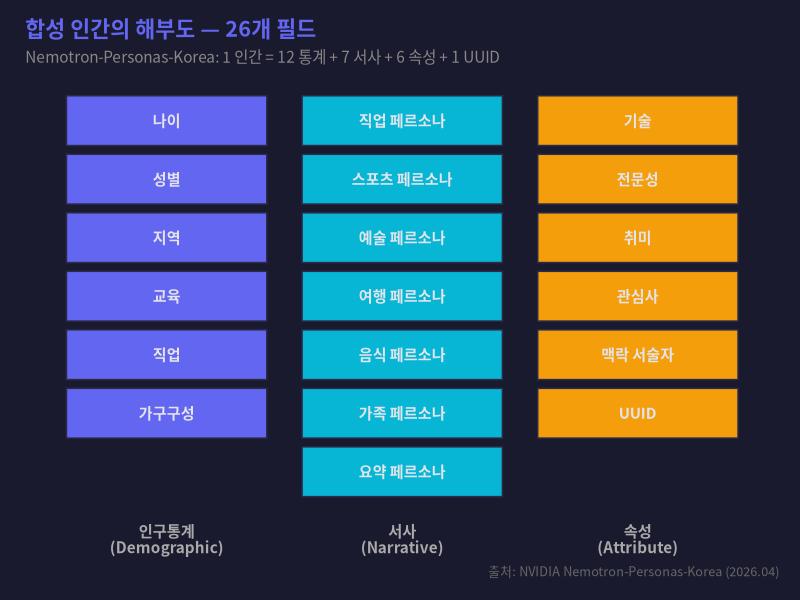
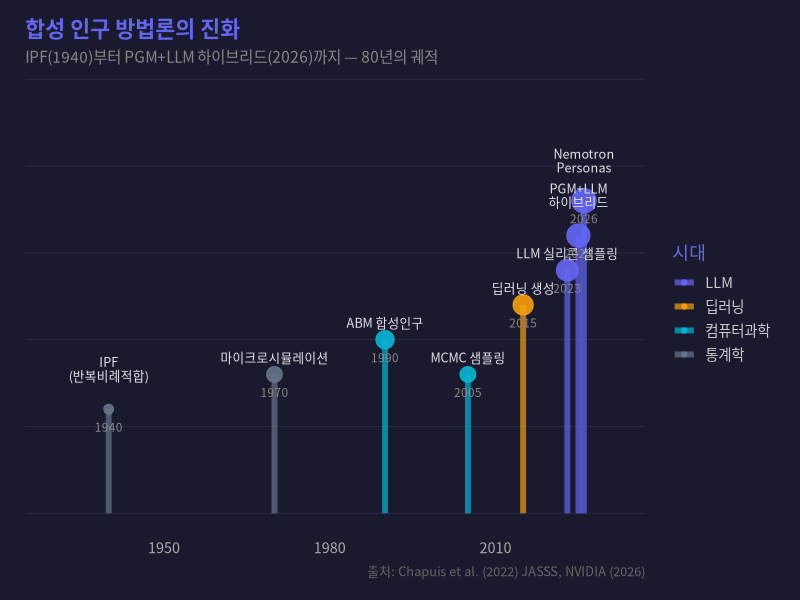
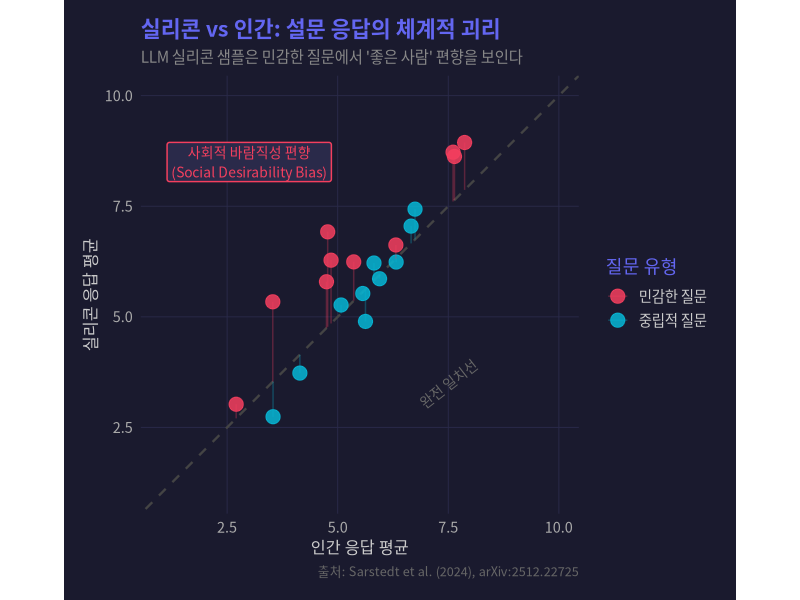
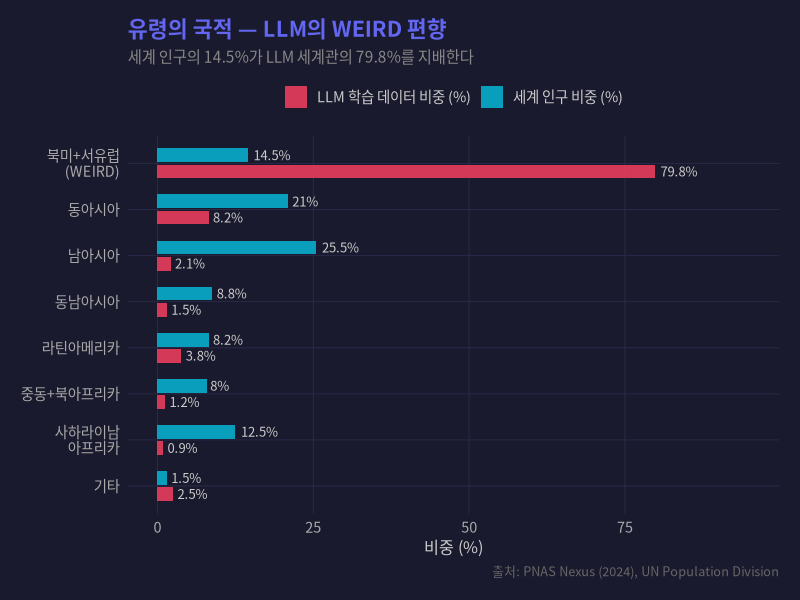
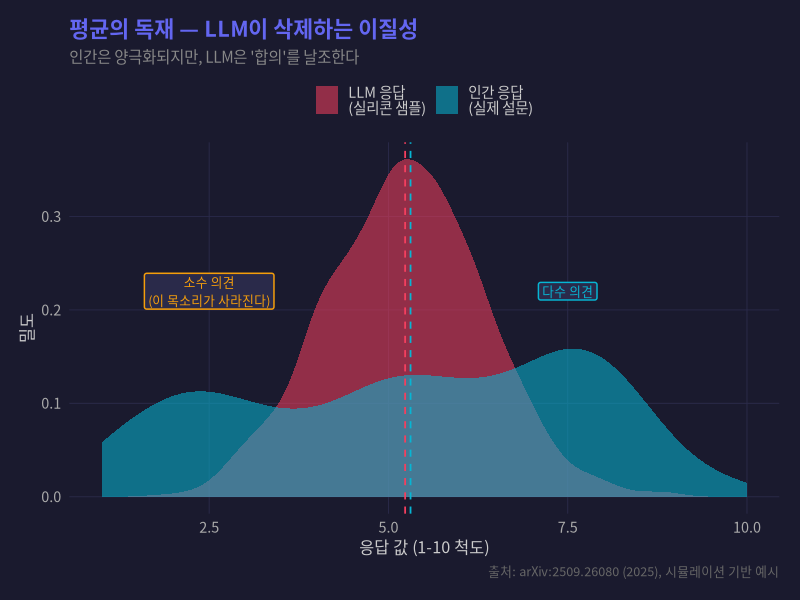
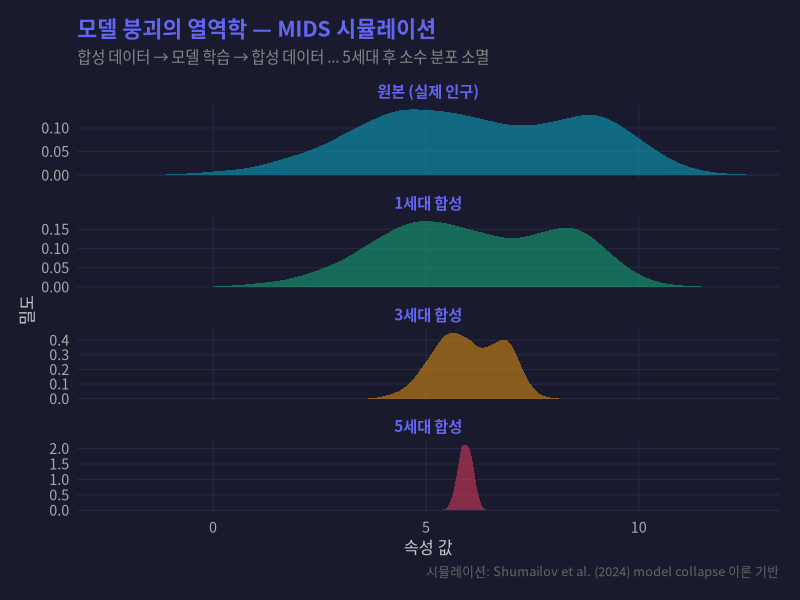
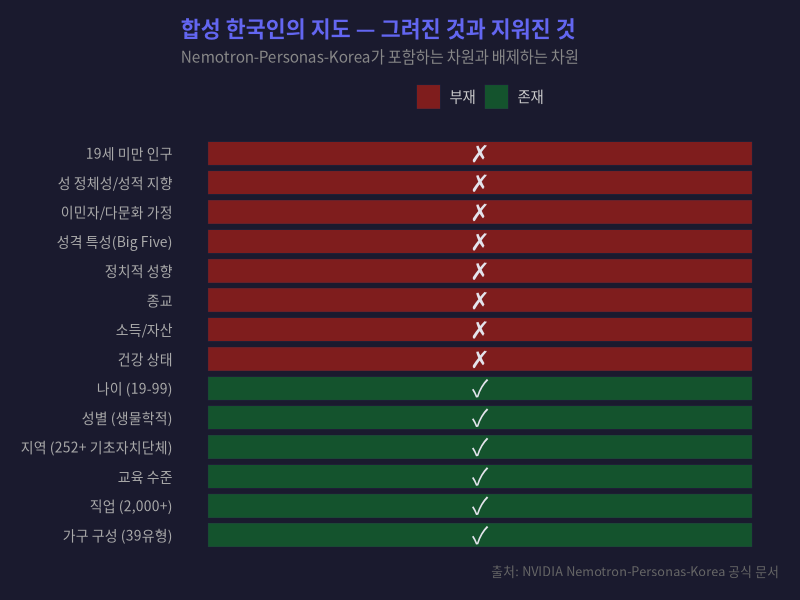
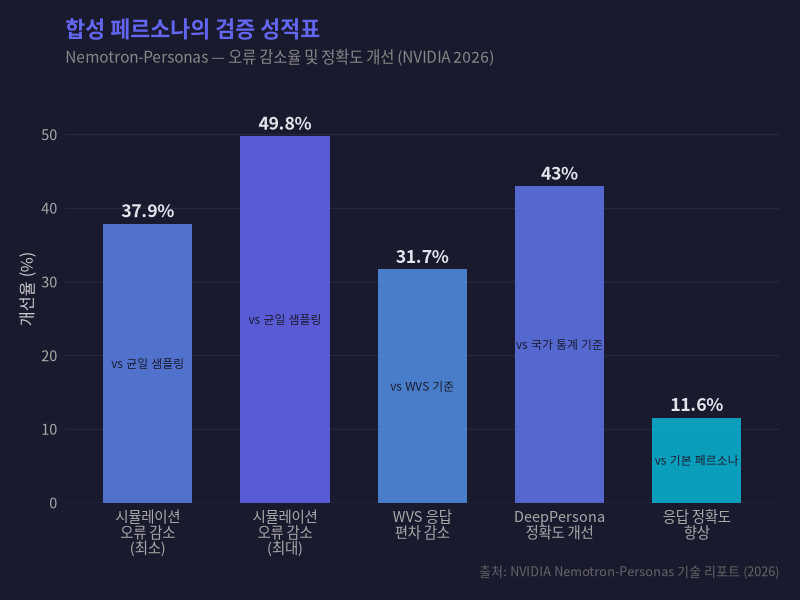

These figures' R source, in order:
## ---- chunk 1
library(ggplot2)
library(dplyr)
library(tidyr)
library(knitr)
library(kableExtra)

kfont <- "Noto Sans CJK KR"

theme_insight <- function(base_size = 13) {
  theme_minimal(base_size = base_size) +
    theme(
      plot.background = element_rect(fill = "#1a1a2e", color = NA),
      panel.background = element_rect(fill = "#1a1a2e", color = NA),
      panel.grid.major = element_line(color = "#2a2a4a", linewidth = 0.3),
      panel.grid.minor = element_blank(),
      text = element_text(family = kfont, color = "#e4e4ec"),
      axis.text = element_text(color = "#aaaaaa"),
      axis.title = element_text(color = "#cccccc", size = rel(0.9)),
      plot.title = element_text(color = "#6366f1", face = "bold", size = rel(1.2)),
      plot.subtitle = element_text(color = "#888888", size = rel(0.85)),
      plot.caption = element_text(color = "#666666", size = rel(0.7)),
      legend.background = element_rect(fill = "#1a1a2e", color = NA),
      legend.text = element_text(color = "#cccccc"),
      legend.title = element_text(color = "#6366f1"),
      strip.text = element_text(color = "#6366f1", face = "bold"),
      plot.margin = margin(15, 15, 15, 15)
    )
}

# Insight Lab 색상 팔레트
il_purple <- "#6366f1"
il_cyan <- "#06b6d4"
il_amber <- "#f59e0b"
il_rose <- "#f43f5e"
il_green <- "#10b981"
il_slate <- "#64748b"
il_indigo <- "#818cf8"
il_orange <- "#fb923c"
## ---- chunk 2
#| label: fig-field-structure
#| fig-cap: "Nemotron-Personas-Korea의 26개 필드 구조. 12개 인구통계 + 7개 서사 + 6개 속성 + 1개 UUID."
#| lightbox: true
#| fig-width: 10
#| fig-height: 7

fields <- data.frame(
  category = c(rep("인구통계\n(Demographic)", 6),
               rep("서사\n(Narrative)", 7),
               rep("속성\n(Attribute)", 6)),
  field = c("나이", "성별", "지역", "교육", "직업", "가구구성",
            "직업 페르소나", "스포츠 페르소나", "예술 페르소나",
            "여행 페르소나", "음식 페르소나", "가족 페르소나", "요약 페르소나",
            "기술", "전문성", "취미", "관심사", "맥락 서술자", "UUID"),
  type = c(rep("구조화", 6), rep("자연어", 7), rep("혼합", 6)),
  stringsAsFactors = FALSE
)

fields$y_pos <- ave(seq_len(nrow(fields)), fields$category, FUN = seq_along)
fields$category <- factor(fields$category,
                          levels = c("인구통계\n(Demographic)",
                                     "서사\n(Narrative)",
                                     "속성\n(Attribute)"))

cat_colors <- c("인구통계\n(Demographic)" = il_purple,
                "서사\n(Narrative)" = il_cyan,
                "속성\n(Attribute)" = il_amber)

ggplot(fields, aes(x = category, y = y_pos, fill = category)) +
  geom_tile(width = 0.85, height = 0.85, color = "#2a2a4a", linewidth = 0.5) +
  geom_text(aes(label = field), color = "#e4e4ec", size = 3.8,
            family = kfont, fontface = "bold") +
  scale_fill_manual(values = cat_colors) +
  scale_y_reverse() +
  labs(title = "합성 인간의 해부도 — 26개 필드",
       subtitle = "Nemotron-Personas-Korea: 1 인간 = 12 통계 + 7 서사 + 6 속성 + 1 UUID",
       caption = "출처: NVIDIA Nemotron-Personas-Korea (2026.04)") +
  theme_insight() +
  theme(axis.title = element_blank(),
        axis.text.y = element_blank(),
        axis.text.x = element_text(size = 11, face = "bold"),
        legend.position = "none",
        panel.grid.major = element_blank())
## ---- chunk 3
#| label: tbl-dataset-spec
spec_data <- data.frame(
  항목 = c("총 페르소나 수", "기본 레코드", "서사 유형", "구조화 필드",
           "고유 이름 수", "광역시도", "기초자치단체", "직업 분류",
           "연령 범위", "가구 유형", "평균 연령", "라이선스"),
  값 = c("7,000,000", "1,000,000", "7", "26",
         "~209,000 (성 118 × 이름 21,400+)", "17", "252+", "2,000+",
         "19~99세", "39", "45.2세", "CC BY 4.0"),
  stringsAsFactors = FALSE
)
kable(spec_data, col.names = c("항목", "값"),
      caption = "Nemotron-Personas-Korea 데이터셋 사양") |>
  kable_styling(bootstrap_options = c("striped", "hover"),
                full_width = FALSE) |>
  column_spec(1, bold = TRUE, color = "#6366f1") |>
  column_spec(2, color = "#e4e4ec")
## ---- chunk 4
#| label: fig-timeline
#| fig-cap: "합성 인구 방법론의 진화. IPF에서 LLM 하이브리드까지."
#| lightbox: true
#| fig-width: 11
#| fig-height: 6

timeline <- data.frame(
  year = c(1940, 1970, 1990, 2005, 2015, 2023, 2025, 2026),
  method = c("IPF\n(반복비례적합)", "마이크로시뮬레이션", "ABM 합성인구",
             "MCMC 샘플링", "딥러닝 생성", "LLM 실리콘 샘플링",
             "PGM+LLM\n하이브리드", "Nemotron\nPersonas"),
  era = c("통계학", "통계학", "컴퓨터과학", "컴퓨터과학",
          "딥러닝", "LLM", "LLM", "LLM"),
  importance = c(3, 4, 5, 4, 6, 7, 8, 9),
  stringsAsFactors = FALSE
)

era_colors <- c("통계학" = il_slate, "컴퓨터과학" = il_cyan,
                "딥러닝" = il_amber, "LLM" = il_purple)

ggplot(timeline, aes(x = year, y = importance)) +
  geom_segment(aes(xend = year, y = 0, yend = importance, color = era),
               linewidth = 2, alpha = 0.7) +
  geom_point(aes(color = era, size = importance), alpha = 0.9) +
  geom_text(aes(label = method), vjust = -1.2, hjust = 0.5,
            color = "#e4e4ec", size = 3.2, family = kfont, lineheight = 0.9) +
  geom_text(aes(label = year), vjust = 2.5,
            color = "#888888", size = 3, family = kfont) +
  scale_color_manual(values = era_colors, name = "시대") +
  scale_size_continuous(range = c(3, 8), guide = "none") +
  scale_x_continuous(limits = c(1930, 2032)) +
  scale_y_continuous(limits = c(0, 12)) +
  labs(title = "합성 인구 방법론의 진화",
       subtitle = "IPF(1940)부터 PGM+LLM 하이브리드(2026)까지 — 80년의 궤적",
       caption = "출처: Chapuis et al. (2022) JASSS, NVIDIA (2026)") +
  theme_insight() +
  theme(axis.title = element_blank(),
        axis.text.y = element_blank(),
        panel.grid.major.x = element_blank())
## ---- chunk 5
#| label: fig-silicon-sampling
#| fig-cap: "실리콘 샘플링의 정확도와 편향. 중립적 질문에서는 높은 일치, 사회적으로 민감한 질문에서는 체계적 괴리."
#| lightbox: true
#| fig-width: 10
#| fig-height: 7

set.seed(42)
n_questions <- 20

questions <- data.frame(
  id = 1:n_questions,
  type = c(rep("중립적 질문", 10), rep("민감한 질문", 10)),
  human_mean = c(
    # 중립적 질문: 경제, 과학, 일상
    runif(10, 3, 7),
    # 민감한 질문: 인종, 젠더, 정치
    runif(10, 2, 8)
  ),
  stringsAsFactors = FALSE
)

# 실리콘 샘플: 중립적 질문에선 비슷, 민감한 질문에선 사회적으로 바람직한 방향으로 편향
questions$silicon_mean <- ifelse(
  questions$type == "중립적 질문",
  questions$human_mean + rnorm(10, 0, 0.3),
  questions$human_mean + rnorm(10, 1.2, 0.5)  # 사회적 바람직성 편향
)

questions$silicon_mean <- pmin(pmax(questions$silicon_mean, 1), 10)
questions$deviation <- questions$silicon_mean - questions$human_mean

ggplot(questions, aes(x = human_mean, y = silicon_mean, color = type)) +
  geom_abline(slope = 1, intercept = 0, linetype = "dashed",
              color = "#444444", linewidth = 0.8) +
  geom_point(size = 4.5, alpha = 0.85) +
  geom_segment(aes(xend = human_mean, yend = human_mean),
               alpha = 0.3, linewidth = 0.5) +
  annotate("text", x = 7.5, y = 3.5, label = "완전 일치선",
           color = "#666666", size = 3.5, family = kfont, angle = 38) +
  annotate("label", x = 3, y = 8.5,
           label = "사회적 바람직성 편향\n(Social Desirability Bias)",
           fill = "#2a2a4a", color = il_rose, size = 3.5,
           family = kfont, label.size = 0.5) +
  scale_color_manual(values = c("중립적 질문" = il_cyan,
                                "민감한 질문" = il_rose),
                     name = "질문 유형") +
  labs(title = "실리콘 vs 인간: 설문 응답의 체계적 괴리",
       subtitle = "LLM 실리콘 샘플은 민감한 질문에서 '좋은 사람' 편향을 보인다",
       x = "인간 응답 평균",
       y = "실리콘 응답 평균",
       caption = "출처: Sarstedt et al. (2024), arXiv:2512.22725") +
  coord_equal(xlim = c(1, 10), ylim = c(1, 10)) +
  theme_insight()
## ---- chunk 6
#| label: tbl-biases
bias_data <- data.frame(
  편향유형 = c("사회적 바람직성 편향\n(Social Desirability Bias)",
              "분산 축소 편향\n(Variance Compression)",
              "WEIRD 편향\n(Cultural Bias)"),
  설명 = c("인종 다양성, 성 평등 등 민감한 주제에서 LLM이 '사회적으로 바람직한' 방향으로 편향. 인간의 실제 의견 분포를 반영하지 못함.",
           "LLM이 생성한 설문 응답의 분산이 비정상적으로 낮음. 인간 사회의 다양성과 이질성이 체계적으로 제거됨.",
           "영어 학습 데이터 비중이 높아 서구(WEIRD) 문화 가치가 편향적으로 반영. 비서구 문화의 고유한 가치관이 왜곡됨."),
  근거 = c("arXiv:2512.22725 (2025) — 사회적으로 민감한 질문에서 인간-실리콘 간 유의미한 괴리 발견",
           "arXiv:2509.26080 (2025) — LLM 생성 설문의 분산이 비정상적으로 작아 통계적 추론 신뢰도 저하",
           "PNAS Nexus (2024) — LLM 출력의 79.8%가 WEIRD 국가에 매핑"),
  stringsAsFactors = FALSE
)

kable(bias_data, col.names = c("편향 유형", "설명", "학술 근거"),
      caption = "실리콘 샘플링의 세 가지 체계적 편향") |>
  kable_styling(bootstrap_options = c("striped", "hover")) |>
  column_spec(1, bold = TRUE, color = "#6366f1", width = "15em") |>
  column_spec(2, width = "25em") |>
  column_spec(3, color = "#888888", width = "20em")
## ---- chunk 7
#| label: fig-weird-bias
#| fig-cap: "LLM의 WEIRD 편향. 세계 인구 대비 학습 데이터 비중의 극단적 불균형."
#| lightbox: true
#| fig-width: 10
#| fig-height: 7

weird_data <- data.frame(
  region = c("북미+서유럽\n(WEIRD)", "동아시아", "남아시아",
             "동남아시아", "라틴아메리카", "중동+북아프리카",
             "사하라이남\n아프리카", "기타"),
  world_pop = c(14.5, 21.0, 25.5, 8.8, 8.2, 8.0, 12.5, 1.5),
  llm_data = c(79.8, 8.2, 2.1, 1.5, 3.8, 1.2, 0.9, 2.5),
  stringsAsFactors = FALSE
)

weird_long <- weird_data |>
  pivot_longer(cols = c(world_pop, llm_data),
               names_to = "metric", values_to = "pct") |>
  mutate(metric = ifelse(metric == "world_pop",
                         "세계 인구 비중 (%)", "LLM 학습 데이터 비중 (%)"))

weird_long$region <- factor(weird_long$region,
                            levels = rev(weird_data$region))

ggplot(weird_long, aes(x = pct, y = region, fill = metric)) +
  geom_col(position = position_dodge(width = 0.7), width = 0.6, alpha = 0.85) +
  geom_text(aes(label = paste0(pct, "%")),
            position = position_dodge(width = 0.7),
            hjust = -0.15, size = 3.3, color = "#cccccc", family = kfont) +
  scale_fill_manual(values = c("세계 인구 비중 (%)" = il_cyan,
                               "LLM 학습 데이터 비중 (%)" = il_rose),
                    name = NULL) +
  scale_x_continuous(limits = c(0, 95)) +
  labs(title = "유령의 국적 — LLM의 WEIRD 편향",
       subtitle = "세계 인구의 14.5%가 LLM 세계관의 79.8%를 지배한다",
       x = "비중 (%)", y = NULL,
       caption = "출처: PNAS Nexus (2024), UN Population Division") +
  theme_insight() +
  theme(legend.position = "top")
## ---- chunk 8
#| label: fig-variance-collapse
#| fig-cap: "분산의 실종. 실제 인간 응답 분포 vs LLM 생성 분포의 비교."
#| lightbox: true
#| fig-width: 10
#| fig-height: 7

set.seed(123)

# 실제 인간 응답: 다봉 분포 (의견 양극화)
human_responses <- c(
  rnorm(300, mean = 2.5, sd = 1.2),
  rnorm(200, mean = 5.0, sd = 0.8),
  rnorm(400, mean = 7.5, sd = 1.0)
)
human_responses <- pmin(pmax(human_responses, 1), 10)

# LLM 응답: 단봉 분포 (평균으로 수렴)
llm_responses <- rnorm(900, mean = 5.2, sd = 1.1)
llm_responses <- pmin(pmax(llm_responses, 1), 10)

dist_data <- data.frame(
  value = c(human_responses, llm_responses),
  source = c(rep("인간 응답\n(실제 설문)", length(human_responses)),
             rep("LLM 응답\n(실리콘 샘플)", length(llm_responses)))
)

ggplot(dist_data, aes(x = value, fill = source)) +
  geom_density(alpha = 0.55, color = NA) +
  geom_vline(xintercept = mean(human_responses),
             linetype = "dashed", color = il_cyan, linewidth = 0.6) +
  geom_vline(xintercept = mean(llm_responses),
             linetype = "dashed", color = il_rose, linewidth = 0.6) +
  annotate("label", x = 2.5, y = 0.22,
           label = "소수 의견\n(이 목소리가 사라진다)",
           fill = "#2a2a4a", color = il_amber, size = 3.2,
           family = kfont, label.size = 0.5) +
  annotate("label", x = 7.5, y = 0.22,
           label = "다수 의견",
           fill = "#2a2a4a", color = il_cyan, size = 3.2,
           family = kfont, label.size = 0.5) +
  scale_fill_manual(values = c("인간 응답\n(실제 설문)" = il_cyan,
                               "LLM 응답\n(실리콘 샘플)" = il_rose),
                    name = NULL) +
  labs(title = "평균의 독재 — LLM이 삭제하는 이질성",
       subtitle = "인간은 양극화되지만, LLM은 '합의'를 날조한다",
       x = "응답 값 (1-10 척도)", y = "밀도",
       caption = "출처: arXiv:2509.26080 (2025), 시뮬레이션 기반 예시") +
  theme_insight() +
  theme(legend.position = "top")
## ---- chunk 9
#| label: fig-mids-simulation
#| fig-cap: "MIDS 시뮬레이션: 합성 데이터의 세대별 분포 붕괴. 5세대 후 꼬리 분포가 소멸한다."
#| lightbox: true
#| fig-width: 10
#| fig-height: 8

set.seed(777)

# 원본 분포: 이중 가우시안 (다양한 사회)
generate_original <- function(n = 5000) {
  c(rnorm(n * 0.7, mean = 5, sd = 2),
    rnorm(n * 0.3, mean = 9, sd = 1))
}

# MIDS 시뮬레이션: 각 세대에서 중심 쏠림 + 분산 축소
simulate_mids <- function(data, generation) {
  # 각 세대마다 분산이 줄고 평균으로 수렴
  shrink <- 0.82^generation
  new_mean <- mean(data) * 0.95 + 5 * 0.05  # 평균으로 회귀
  new_data <- new_mean + (data - mean(data)) * shrink + rnorm(length(data), 0, 0.1)
  return(new_data)
}

original <- generate_original()
gen1 <- simulate_mids(original, 1)
gen2 <- simulate_mids(gen1, 2)
gen3 <- simulate_mids(gen2, 3)
gen5 <- simulate_mids(simulate_mids(gen3, 4), 5)

mids_data <- data.frame(
  value = c(original, gen1, gen3, gen5),
  generation = factor(c(
    rep("원본 (실제 인구)", length(original)),
    rep("1세대 합성", length(gen1)),
    rep("3세대 합성", length(gen3)),
    rep("5세대 합성", length(gen5))
  ), levels = c("원본 (실제 인구)", "1세대 합성", "3세대 합성", "5세대 합성"))
)

gen_colors <- c("원본 (실제 인구)" = il_cyan,
                "1세대 합성" = il_green,
                "3세대 합성" = il_amber,
                "5세대 합성" = il_rose)

ggplot(mids_data, aes(x = value, fill = generation)) +
  geom_density(alpha = 0.5, color = NA) +
  facet_wrap(~generation, ncol = 1, scales = "free_y") +
  scale_fill_manual(values = gen_colors) +
  labs(title = "모델 붕괴의 열역학 — MIDS 시뮬레이션",
       subtitle = "합성 데이터 → 모델 학습 → 합성 데이터 ... 5세대 후 소수 분포 소멸",
       x = "속성 값", y = "밀도",
       caption = "시뮬레이션: Shumailov et al. (2024) model collapse 이론 기반") +
  theme_insight() +
  theme(legend.position = "none",
        strip.text = element_text(size = 11))
## ---- chunk 10
#| label: fig-gaps
#| fig-cap: "Nemotron-Personas-Korea의 구조적 공백. 빨간색 = 부재, 녹색 = 존재."
#| lightbox: true
#| fig-width: 10
#| fig-height: 7

gaps <- data.frame(
  dimension = c("19세 미만 인구", "성 정체성/성적 지향",
                "이민자/다문화 가정", "성격 특성(Big Five)",
                "정치적 성향", "종교",
                "소득/자산", "건강 상태",
                "나이 (19-99)", "성별 (생물학적)",
                "지역 (252+ 기초자치단체)", "교육 수준",
                "직업 (2,000+)", "가구 구성 (39유형)"),
  present = c(FALSE, FALSE, FALSE, FALSE, FALSE, FALSE, FALSE, FALSE,
              TRUE, TRUE, TRUE, TRUE, TRUE, TRUE),
  category = c(rep("부재", 8), rep("존재", 6)),
  stringsAsFactors = FALSE
)

gaps$dimension <- factor(gaps$dimension, levels = rev(gaps$dimension))

ggplot(gaps, aes(x = 1, y = dimension, fill = category)) +
  geom_tile(width = 0.8, height = 0.8, color = "#2a2a4a") +
  geom_text(aes(label = ifelse(present, "\u2713", "\u2717")),
            size = 6, color = "#e4e4ec", family = kfont) +
  scale_fill_manual(values = c("부재" = "#7f1d1d", "존재" = "#14532d"),
                    name = NULL) +
  labs(title = "합성 한국인의 지도 — 그려진 것과 지워진 것",
       subtitle = "Nemotron-Personas-Korea가 포함하는 차원과 배제하는 차원",
       caption = "출처: NVIDIA Nemotron-Personas-Korea 공식 문서") +
  theme_insight() +
  theme(axis.title = element_blank(),
        axis.text.x = element_blank(),
        axis.text.y = element_text(size = 10),
        panel.grid.major = element_blank(),
        legend.position = "top")
## ---- chunk 11
#| label: fig-validation
#| fig-cap: "Nemotron-Personas 검증 결과. 균일 샘플링 대비 합성 페르소나의 오류 감소율."
#| lightbox: true
#| fig-width: 10
#| fig-height: 6

validation <- data.frame(
  metric = c("시뮬레이션\n오류 감소\n(최소)", "시뮬레이션\n오류 감소\n(최대)",
             "WVS 응답\n편차 감소", "DeepPersona\n정확도 개선",
             "응답 정확도\n향상"),
  value = c(37.9, 49.8, 31.7, 43.0, 11.6),
  benchmark = c("균일 샘플링", "균일 샘플링", "WVS 기준",
                "국가 통계 기준", "기본 페르소나"),
  stringsAsFactors = FALSE
)

validation$metric <- factor(validation$metric, levels = validation$metric)

ggplot(validation, aes(x = metric, y = value, fill = value)) +
  geom_col(width = 0.65, alpha = 0.85) +
  geom_text(aes(label = paste0(value, "%")), vjust = -0.5,
            color = "#e4e4ec", size = 4.5, fontface = "bold", family = kfont) +
  geom_text(aes(label = paste0("vs ", benchmark), y = value / 2),
            color = "#1a1a2e", size = 3, family = kfont) +
  scale_fill_gradient(low = il_cyan, high = il_purple, guide = "none") +
  scale_y_continuous(limits = c(0, 58), expand = c(0, 0)) +
  labs(title = "합성 페르소나의 검증 성적표",
       subtitle = "Nemotron-Personas — 오류 감소율 및 정확도 개선 (NVIDIA 2026)",
       x = NULL, y = "개선율 (%)",
       caption = "출처: NVIDIA Nemotron-Personas 기술 리포트 (2026)") +
  theme_insight() +
  theme(panel.grid.major.x = element_blank())
## ---- chunk 12
#| label: tbl-policy
policy_data <- data.frame(
  항목 = c("AI 기본법 발효", "AI 예산", "GPU 배치 계획",
           "삼성 포함 반도체 투자", "데이터셋 라이선스",
           "개인정보보호법(PIPA) 준수"),
  현황 = c("2026년 1월 시행", "10.1조 원 (~$7.3B)",
           "250,000+ 대", "$735B (삼성 포함 반도체 투자)",
           "CC BY 4.0 (상업적 사용 무제한)",
           "PII 제로 — 설계 단계부터 프라이버시 고려"),
  stringsAsFactors = FALSE
)

kable(policy_data, col.names = c("항목", "현황"),
      caption = "한국 AI 정책 환경과 Nemotron-Personas-Korea") |>
  kable_styling(bootstrap_options = c("striped", "hover"),
                full_width = FALSE) |>
  column_spec(1, bold = TRUE, color = "#6366f1") |>
  column_spec(2, color = "#e4e4ec")
